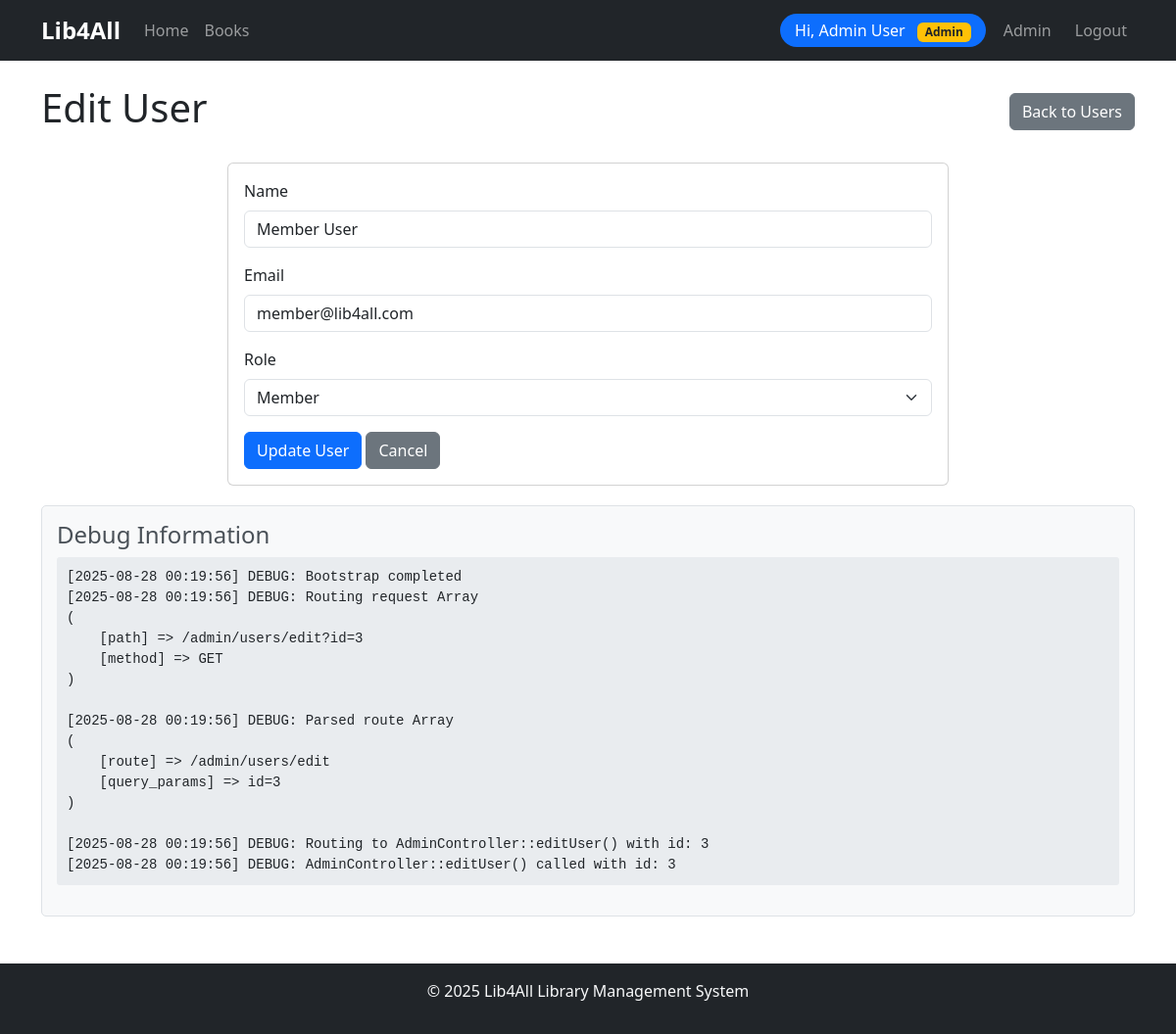
The app's page /users/edit?id=3 (signed in) with its own data.
### tables this page shows
CREATE TABLE IF NOT EXISTS users (
    id INT AUTO_INCREMENT PRIMARY KEY,
    name VARCHAR(255) NOT NULL,
    email VARCHAR(255) NOT NULL UNIQUE,
    password VARCHAR(255) NOT NULL,
    role ENUM('admin', 'librarian', 'member') NOT NULL DEFAULT 'member',
    verified DATE NULL,
    created_at TIMESTAMP DEFAULT CURRENT_TIMESTAMP
);

### src/controllers/AdminController.php (called while the page is built, shortened)
<?php
class AdminController extends Controller {
    public function editUser($id) {
        $userModel = new User($this->db);
        $user = $userModel->getUserById($id);
        $data = [
            'title' => 'Edit User - Lib4All',
            'user' => $user
        ];
        $this->view('admin/edit_user', $data);
    }
}

### src/bootstrap.php (called while the page is built, shortened)
<?php
require_once __DIR__ . '/config/debug.php';
spl_autoload_register(function ($class) {
    $paths = [
        __DIR__ . '/config/',
        __DIR__ . '/core/',
        __DIR__ . '/controllers/',
        __DIR__ . '/models/',
        __DIR__ . '/middleware/',
        __DIR__ . '/helpers/',
        __DIR__ . '/services/',
    ];
    foreach ($paths as $path) {
        $file = $path . $class . '.php';
        if (file_exists($file)) {
            return;
        }
    }
});

### src/models/User.php (called while the page is built, shortened)
<?php
class User extends Model {
    public function getUserById($id) {
        $sql = "SELECT id, name, email, role, verified, created_at FROM users WHERE id = :id";
        return $this->fetch($sql, ['id' => $id]);
    }
}

### src/core/Model.php (called while the page is built, shortened)
<?php
class Model {
    protected $db;
    public function __construct($db) {
        $this->db = $db;
    }
    protected function query($sql, $params = []) {
        $stmt = $this->db->prepare($sql);
        $stmt->execute($params);
        return $stmt;
    }
    protected function fetch($sql, $params = []) {
        $stmt = $this->query($sql, $params);
        return $stmt->fetch(PDO::FETCH_ASSOC);
    }
}

### src/views/admin/edit_user.php (the view, shortened to what this page needs)
<div class="d-flex justify-content-between align-items-center mb-4">
    <h1>Edit User</h1>
    <a href="/admin/users" class="btn btn-secondary">Back to Users</a>
</div>
<div class="row justify-content-center">
    <div class="col-md-8">
        <div class="card">
            <div class="card-body">
                <form method="POST" action="/admin/users/update?id=<?php echo $user['id']; ?>">
                    <div class="mb-3">
                        <label for="name" class="form-label">Name</label>
                        <input type="text" class="form-control" id="name" name="name" value="<?php echo htmlspecialchars($user['name']); ?>" required>
                    </div>
                    <div class="mb-3">
                        <label for="email" class="form-label">Email</label>
                        <input type="email" class="form-control" id="email" name="email" value="<?php echo htmlspecialchars($user['email']); ?>" required>
                    </div>
                    <div class="mb-3">
                        <label for="role" class="form-label">Role</label>
                        <select class="form-select" id="role" name="role" required>
                            <option value="member" <?php echo $user['role'] === 'member' ? 'selected' : ''; ?>>Member</option>
                        </select>
                    </div>
                    <button type="submit" class="btn btn-primary">Update User</button>
                    <a href="/admin/users" class="btn btn-secondary">Cancel</a>
                </form>
            </div>
        </div>
    </div>
</div>
<?php
include __DIR__ . '/../layout.php';
?>

### records on screen
users: name "Member User", email "member@lib4all.com", role "Member"

### other values on screen
$_SESSION['user_name'] "Admin User"
$message "[2025-08-28 00:19:56] DEBUG: Bootstrap completed"
$message "[2025-08-28 00:19:56] DEBUG: Routing request Array ( [path] => /admin/users/edit?id=3 [method] => GET )"
$message "[2025-08-28 00:19:56] DEBUG: Parsed route Array ( [route] => /admin/users/edit [query_params] => id=3 )"
$message "[2025-08-28 00:19:56] DEBUG: Routing to AdminController::editUser() with id: 3"
$message "[2025-08-28 00:19:56] DEBUG: AdminController::editUser() called with id: 3"
